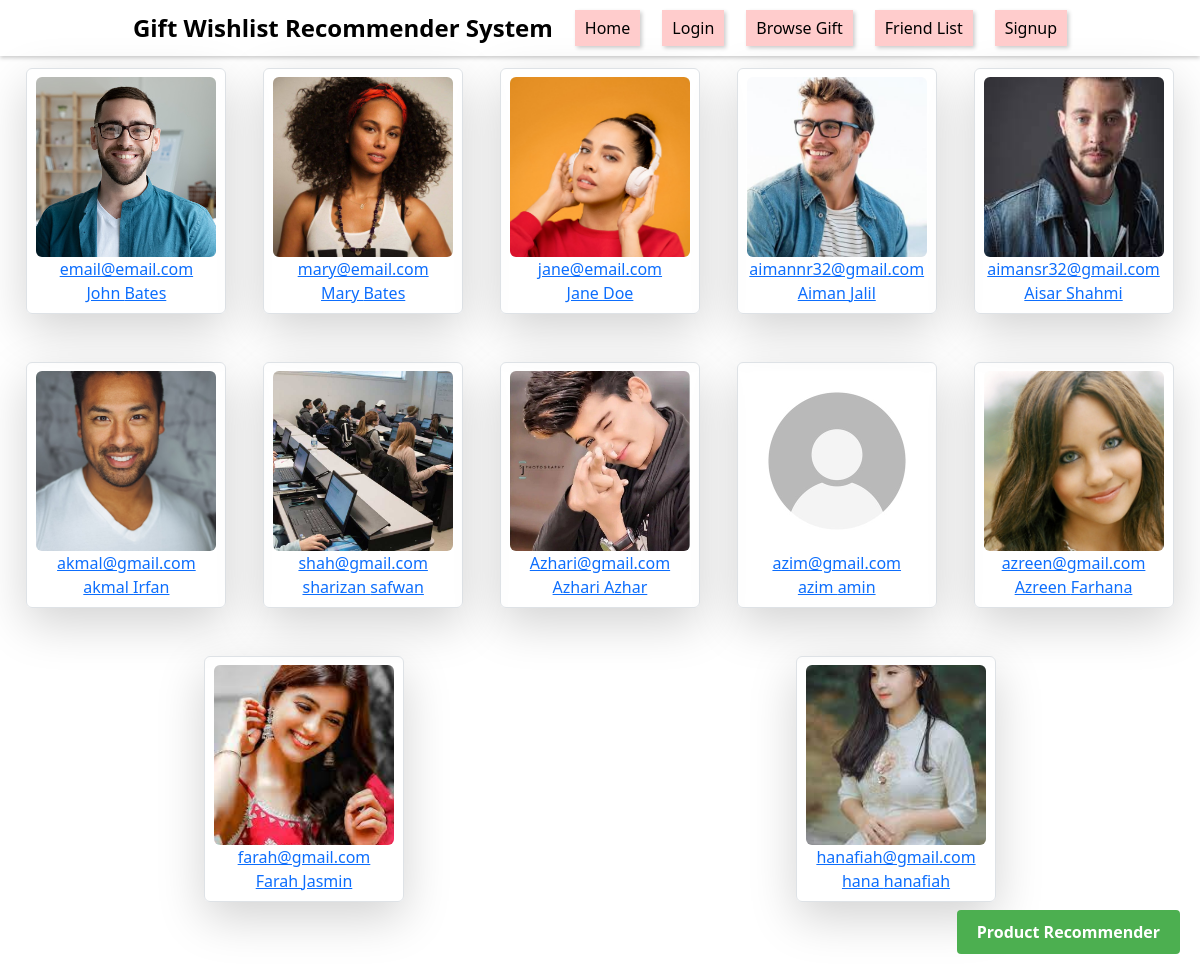
Page /Interface/test.php (signed in) on the committed database.
### tables this page shows
CREATE TABLE `users` (
  `id` int(11) NOT NULL,
  `firstname` varchar(30) NOT NULL,
  `lastname` varchar(30) NOT NULL,
  `email` varchar(100) NOT NULL,
  `image` varchar(1024) DEFAULT NULL,
  `password` varchar(255) NOT NULL,
  `gender` varchar(6) NOT NULL,
  `date` datetime NOT NULL,
  `wishlist` varchar(255) NOT NULL,
  `interest1` varchar(255) NOT NULL,
  `interest2` varchar(255) NOT NULL,
  `interest3` varchar(255) NOT NULL
);

### Interface/functions.php (called while the page is built, shortened)
<?php
function db_query(string $query, array $data = array())
{
	$string = "mysql:hostname=localhost;dbname=new";
	$con = new PDO($string, 'root', '');
	$stm = $con->prepare($query);
	$check = $stm->execute($data);
	if($check)
	{
		$res = $stm->fetchAll(PDO::FETCH_ASSOC);
		if(is_array($res) && !empty($res))
		{
			return $res;
		}
	}
	return false;
}
function esc(string $str):string
{
	return htmlspecialchars($str);
}
function get_image($path = ''):string
{
	if(file_exists($path))
	{
		return $path;
	}
	return './images/no-image.jpg';
}

### Interface/test.php (the view, shortened to what this page needs)
<?php
	require 'functions.php';
	$rows = db_query("select * from users");
?>
<!DOCTYPE html>
<html>
<head>
</head>
<body>
  <header class="header">
    <div class="header-content">
      <div class="header-logo">
        Gift Wishlist Recommender System
      </div>
      <div class="header-buttons">
        <button class="header-button">Home</button>
        <button class="header-button">Login</button>
        <button class="header-button">Browse Gift</button>
        <button class="header-button">Friend List</button>
        <button class="header-button">Signup</button>
      </div>
    </div>
  </header>
</body>
</html>
<!DOCTYPE html>
<html>
<head>
	<link rel="stylesheet" type="text/css" href="./css/bootstrap.min.css">
	<link rel="stylesheet" type="text/css" href="./css/bootstrap-icons.css">
</head>
<body>
	<div class="row">
	<?php if(!empty($rows)):?>
		<?php foreach($rows as $row):?>
			<div class="col-2 border rounded mx-auto mt-5 p-2 shadow-lg" style="width:200px;">
				<a href="index.php?id=<?=$row['id']?>">
					<div class="col-md-12 text-center">
						<img src="<?=get_image($row['image'])?>" class="img-fluid rounded" style="width: 180px;height:180px;object-fit: cover;">
						<div>
						 	<div><?=esc($row['email'])?></div>
						 	<div><?=esc($row['firstname'])?> <?=esc($row['lastname'])?></div>
						</div>
					</div>
				</a>
			</div>
		<?php endforeach;?>
	<?php endif;?>
	</div>
</body>
</html>
<!DOCTYPE html>
<html>
<head>
</head>
<body>
  <form action="http://localhost:8501" target="_blank">
    <input type="submit" value="Product Recommender" class="redirect-button">
  </form>
</body>
</html>

### Interface/test.php (style rules this page uses)
body { margin: 0; padding: 0; font-family: Arial, sans-serif; }
.header { position: fixed; top: 0; left: 0; width: 100%; padding: 10px; background-color: transparent; z-index: 999; box-shadow: 0 2px 4px rgba(0, 0, 0, 0.2); }
.header-content { display: flex; justify-content: center; align-items: center; }
.header-logo { font-size: 24px; font-weight: bold; color: black; margin: 0; }
.header-buttons { display: flex; align-items: center; }
.header-button { margin-left: 22px; padding: 6px 10px; background-color: #ffcccc; border: none; color: black; font-size: 16px; cursor: pointer; box-shadow: 2px 2px 4px rgba(0, 0, 0, 0.2); }
body { display: flex; flex-direction: column; align-items: center; justify-content: space-between; min-height: 100vh; margin: 0; padding: 20px; }
form { display: flex; justify-content: center; align-self: flex-end; }
.redirect-button { display: inline-block; padding: 10px 20px; font-size: 16px; font-weight: bold; text-align: center; text-decoration: none; background-color: #4CAF50; color: white; border: none; border-radius: 4px; cursor: pointer; transition: background-color 0.3s ease; }

### rows in the picture
users: image (picture), email "email@email.com", firstname "John", lastname "Bates"
users: image (picture), email "mary@email.com", firstname "Mary", lastname "Bates"
users: image (picture), email "jane@email.com", firstname "Jane", lastname "Doe"
users: image (picture), email "aimannr32@gmail.com", firstname "Aiman", lastname "Jalil"
users: image (picture), email "aimansr32@gmail.com", firstname "Aisar", lastname "Shahmi"
users: image (picture), email "akmal@gmail.com", firstname "akmal", lastname "Irfan"
users: image (picture), email "shah@gmail.com", firstname "sharizan", lastname "safwan"
users: image (picture), email "Azhari@gmail.com", firstname "Azhari", lastname "Azhar"
users: shows a picture, email "azim@gmail.com", firstname "azim", lastname "amin"
users: image (picture), email "azreen@gmail.com", firstname "Azreen", lastname "Farhana"
users: image (picture), email "farah@gmail.com", firstname "Farah", lastname "Jasmin"
users: image (picture), email "hanafiah@gmail.com", firstname "hana", lastname "hanafiah"
